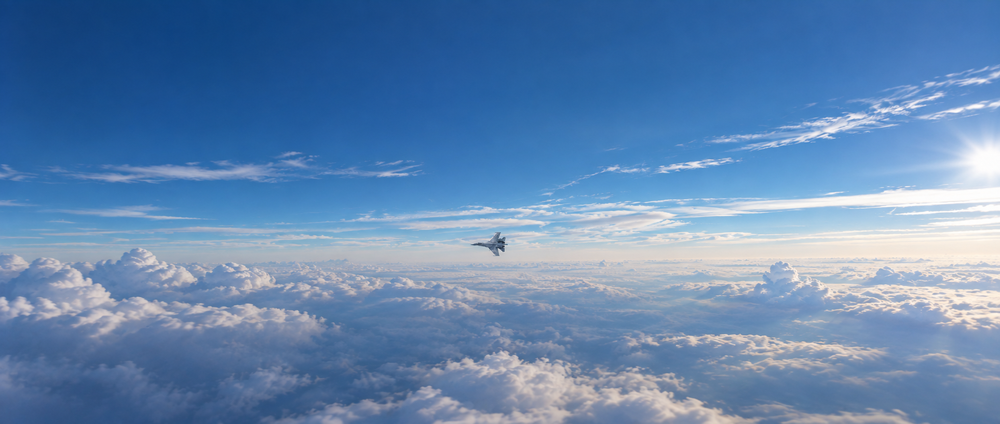
#> input picture Su_35S_LongRange.png, 1000 x 424 px, shrunk from 1926 x 816 before the run
$ jupyter execute Aircraft_Detection_v2.ipynb
#> lines starting #> are read from the running program, lines starting #| are printed output that depends on the picture; after the words box and inside, x2 and y2 are one past the last pixel; in counts of white or black regions, pixels touching at a corner belong together
[cell 1]
# Aircraft detection : Mini-Project updated version

[cell 2]
# Data analysis and environment preparation

import numpy as np
from scipy import ndimage
from PIL import Image
import matplotlib.pyplot as plt
from matplotlib.patches import Rectangle

[cell 3]
# Image Processing parameters (tuning)

import numpy as np
from scipy import ndimage
from PIL import Image
import matplotlib.pyplot as plt
from matplotlib.patches import Rectangle

# --- Paramètres (à ajuster) ---
CHEMIN_IMAGE = "Su_35S_LongRange.png"
SIGMA_BRUIT = 1.5    # lissage du bruit capteur
K_SEUIL = 5.0     # nb d'"écarts-types" de bruit pour qu'un pixel soit anormal
TAILLE_MIN = 50   # px : en dessous = bruit
TAILLE_MAX_FRAC = 0.5    # zone > 50 % de l'image = ciel/sol, pas un avion
EXCLURE_BORD = True    # ignore les zones touchant le bord (sol, vignettage)

# --- 1. Chargement en float ---
image = np.asarray(Image.open(CHEMIN_IMAGE).convert("L"), dtype=np.float64)
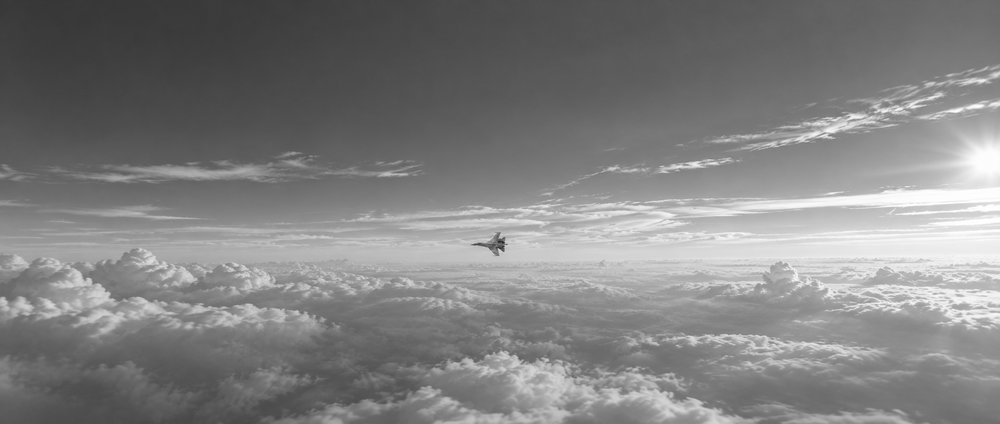
#> image: shape (424, 1000) float64; min 33, max 255, mean 128.4
h, w = image.shape
#> h = 424; w = 1000

# --- 2. Lissage + estimation du fond (le ciel) ---
lisse = ndimage.gaussian_filter(image, SIGMA_BRUIT)
fond = ndimage.gaussian_filter(image, max(h, w) / 10)  # flou très large = fond seul
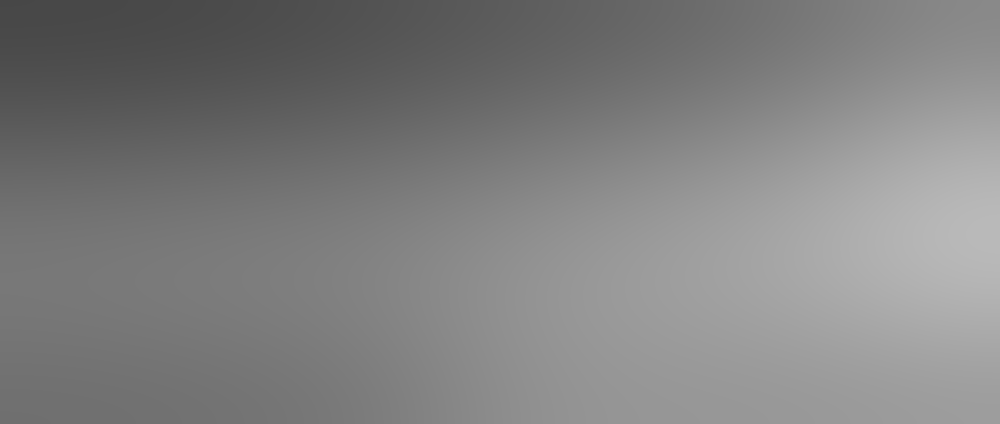
#> fond: shape (424, 1000) float64; min 71.93, max 185.8, mean 128.4
ecart = lisse - fond
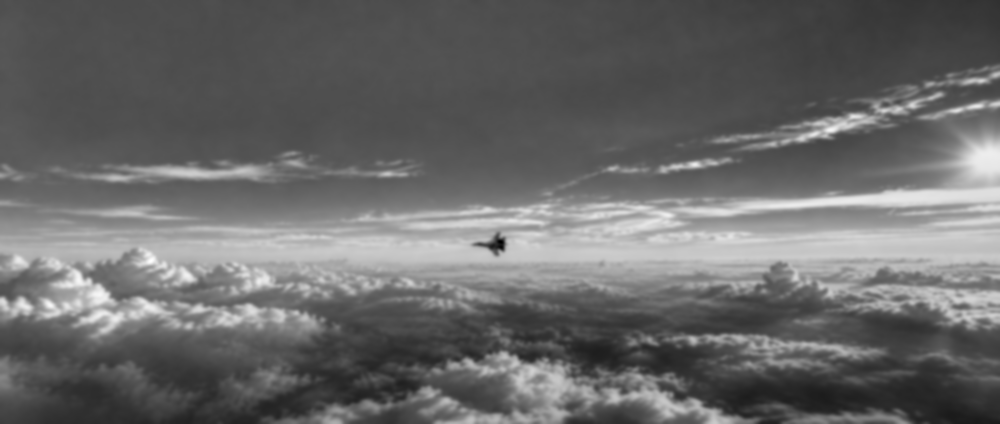
#> ecart: shape (424, 1000) float64; min -62.75, max 89.84, mean 0; drawn with min black and max white

# --- 3. Seuil automatique robuste (MAD = écart absolu médian) ---
mediane = np.median(ecart)
#> mediane = -11.93
bruit = max(1.4826 * np.median(np.abs(ecart - mediane)), 1.0)
#> bruit = 16.54
masque = np.abs(ecart - mediane) > K_SEUIL * bruit  # sombre OU clair (IR)
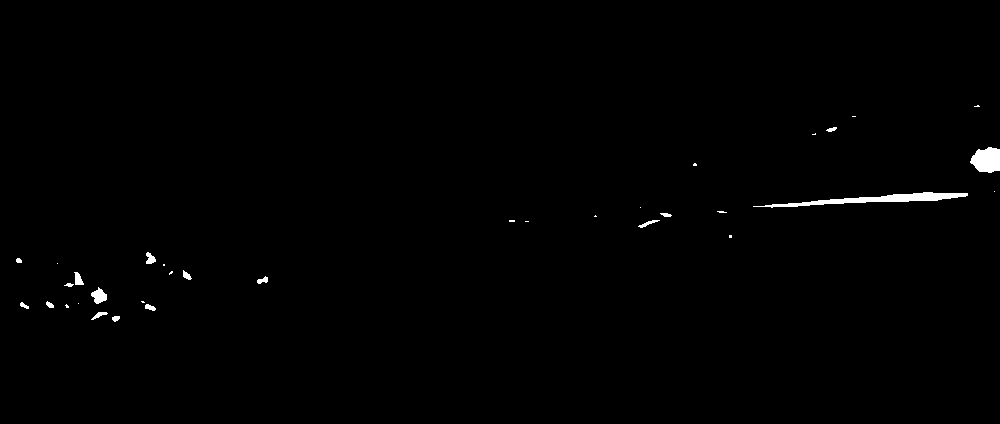
#> masque: shape (424, 1000) bool; 0.62% white; 34 white regions (17 under 20 px), largest, box (x1, y1, x2, y2) and area: (753, 192, 968, 208) 1106, (970, 147, 1000, 173) 602, (91, 287, 107, 304) 164

# --- 4. Nettoyage morphologique ---
masque = ndimage.binary_opening(masque, structure=np.ones((3, 3)))
#> masque: shape (424, 1000) bool; 0.58% white; 18 white regions (2 under 20 px), largest, box (x1, y1, x2, y2) and area: (772, 192, 968, 207) 1078, (971, 147, 1000, 173) 598, (91, 289, 107, 304) 161
masque = ndimage.binary_closing(masque, structure=np.ones((5, 5)))
#> masque: shape (424, 1000) bool; 0.57% white; 17 white regions (1 under 20 px), largest, box (x1, y1, x2, y2) and area: (772, 192, 968, 207) 1078, (971, 147, 998, 173) 554, (91, 289, 107, 304) 162
masque = ndimage.binary_fill_holes(masque)

# --- 5. Étiquetage + filtrage par boolean indexing ---
etiquettes, nb_zones = ndimage.label(masque)
#> etiquettes: shape (424, 1000) int32; 18 distinct labels, from 0 to 17
#> nb_zones = 17
tailles = np.bincount(etiquettes.ravel())  # tailles[k] = nb de pixels de la zone k
#> tailles = 18 values, max 421589 at index 0, min 9 at index 6, mean 23555.6

valide = (tailles >= TAILLE_MIN) & (tailles <= TAILLE_MAX_FRAC * image.size)
valide[0] = False  # l'étiquette 0 = fond
if EXCLURE_BORD:
    bord = np.concatenate([etiquettes[0], etiquettes[-1],
                           etiquettes[:, 0], etiquettes[:, -1]])
#> bord = 2848 values from 0 to 0
    valide[bord] = False

masque_final = valide[etiquettes]  # table de correspondance : une seule ligne
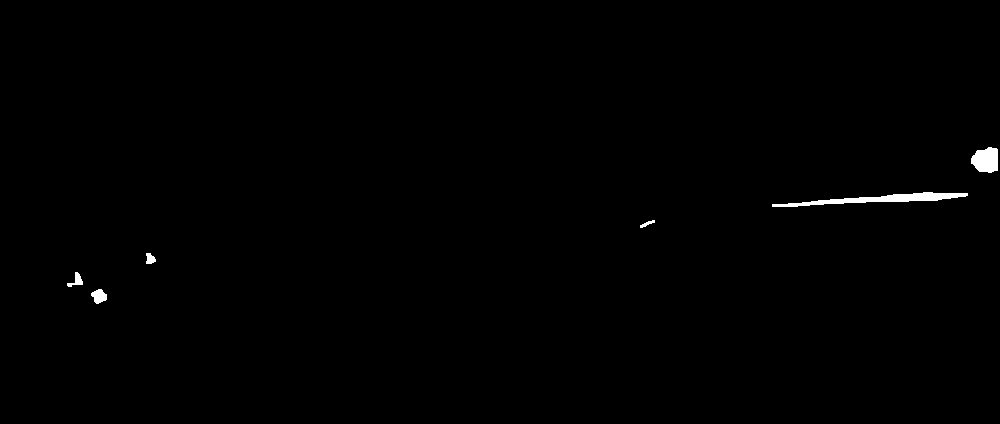
#> masque_final: shape (424, 1000) bool; 0.48% white; 6 white regions, box (x1, y1, x2, y2) and area: (772, 192, 968, 207) 1078, (971, 147, 998, 173) 554, (91, 289, 107, 304) 162, (67, 272, 83, 287) 106, (146, 253, 156, 264) 81, (640, 220, 655, 228) 50
ids_valides = np.flatnonzero(valide)
#> ids_valides = [2, 3, 5, 7, 9, 12]

# --- 6. Décision ---
presence = ids_valides.size > 0
#> presence = True
print(f"Bruit estimé : {bruit:.2f} | zones brutes : {nb_zones} | zones valides : {ids_valides.size}")
#| Bruit estimé : 16.54 | zones brutes : 17 | zones valides : 6
print(f"Présence d'un objet : {presence}")
#| Présence d'un objet : True

if presence:
    id_max = ids_valides[np.argmax(tailles[ids_valides])]
#> id_max = 3
    boite = ndimage.find_objects(etiquettes)[id_max - 1]
    snr = np.abs(ecart[etiquettes == id_max] - mediane).mean() / bruit
#> snr = 5.17
    print(f"Plus grande zone : {tailles[id_max]} px, boîte {boite}, SNR ≈ {snr:.1f}")
#| Plus grande zone : 1078 px, boîte (slice(192, 207, None), slice(772, 968, None)), SNR ≈ 5.2

# --- 7. Visualisation ---
fig, axes = plt.subplots(1, 3, figsize=(15, 5))
axes[0].imshow(image, cmap="gray")
axes[0].set_title("Image originale")
axes[1].imshow(ecart, cmap="coolwarm")
axes[1].set_title("Écart au fond")
axes[2].imshow(masque_final, cmap="gray")
axes[2].set_title("Zones retenues")
if presence:
    ys, xs = boite
    for ax in (axes[0], axes[2]):
        ax.add_patch(Rectangle((xs.start - 0.5, ys.start - 0.5),
                               xs.stop - xs.start, ys.stop - ys.start,
                               edgecolor="red", facecolor="none", linewidth=2))
for ax in axes:
    ax.axis("off")
plt.tight_layout()
plt.savefig("resultat_detection.png", dpi=150)
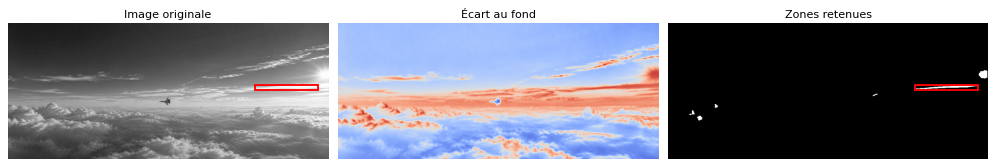
#> figure drawn by matplotlib, 3 panels
plt.show()

$ run again, with Su_35S_ShortRange.png copied over Su_35S_LongRange.png
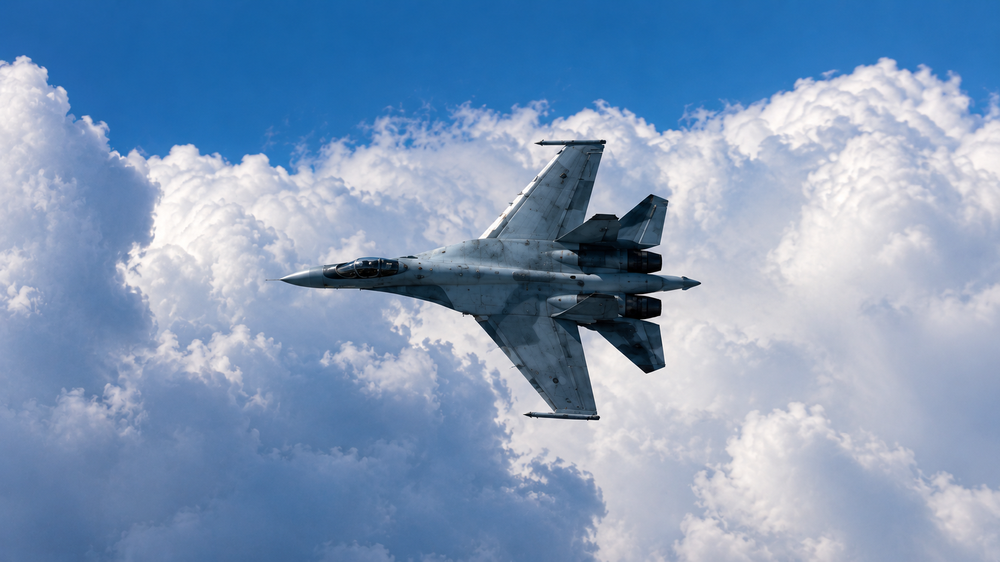
#> input picture Su_35S_ShortRange.png, 1000 x 562 px, shrunk from 1672 x 940 before the run
#> `ecart = lisse - fond`:
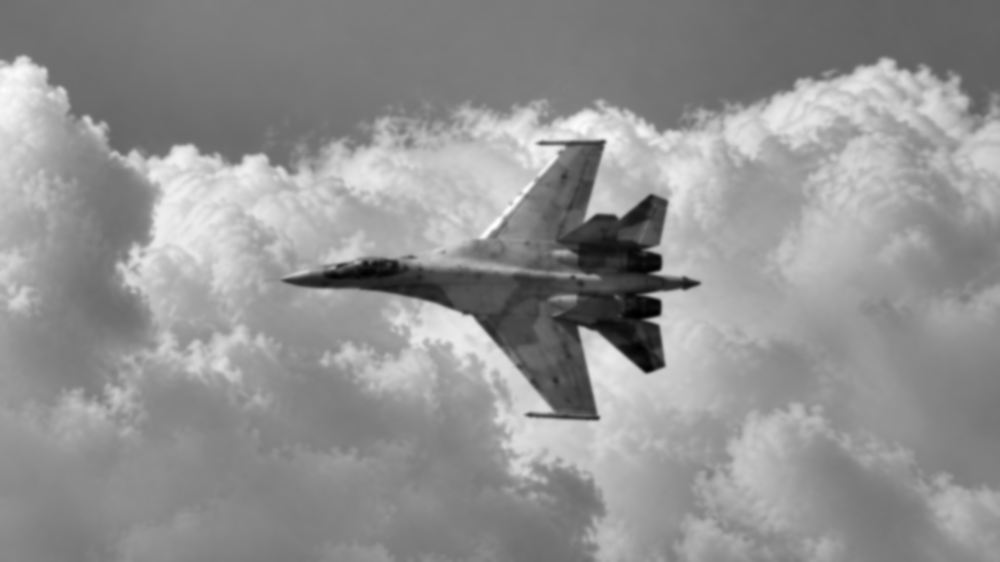
#> ecart: shape (562, 1000) float64; min -150.4, max 111.7, mean 0; drawn with min black and max white
#> mediane = -4.84
#> bruit = 32.95
#> masque: shape (562, 1000) bool; every value is 0
#> etiquettes: shape (562, 1000) int32; every value is 0
#> nb_zones = 0
#> tailles = [562000]
#> valide = [False]
#> bord = 3124 values from 0 to 0
#> ids_valides = empty array
#| Bruit estimé : 32.95 | zones brutes : 0 | zones valides : 0
#| Présence d'un objet : False
#> `plt.savefig("resultat_detection.png", dpi=150)`:
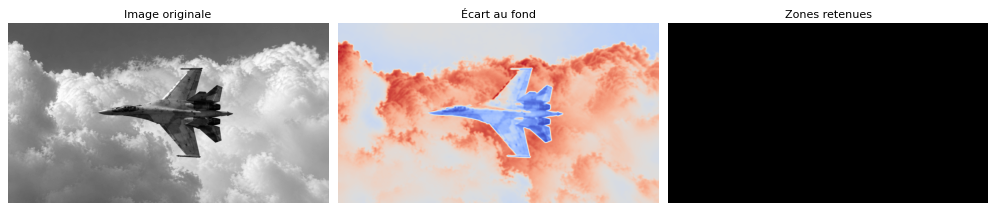
#> figure drawn by matplotlib, 3 panels
